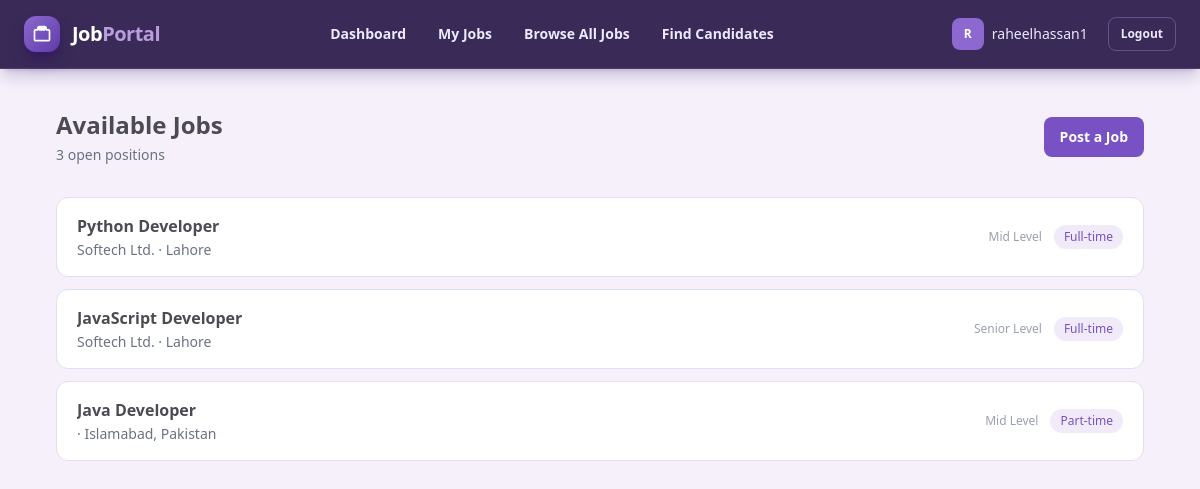
/jobs/ (signed in), run on the app's committed database.
### accounts/models.py (models this page shows)
class User(AbstractUser):
    class Role(models.TextChoices):
        CANDIDATE = "candidate", "Candidate"
        COMPANY = "company", "Company"
    email = models.EmailField(unique=True)
    role = models.CharField(
        max_length=20,
        choices=Role.choices,
        blank = True
    )
    REQUIRED_FIELDS = ["email"]

### jobs/models.py (models this page shows, shortened)
class Job(models.Model):
    class JobType(models.TextChoices):
        FULL_TIME = "full_time", "Full-time"
        PART_TIME = "part_time", "Part-time"
        CONTRACT = "contract", "Contract"
        REMOTE = "remote", "Remote"
    class ExperienceLevel(models.TextChoices):
        ENTRY = "entry", "Entry Level"
        MID = "mid", "Mid Level"
        SENIOR = "senior", "Senior Level"
    company = models.ForeignKey(CompanyProfile, on_delete=models.CASCADE, related_name="jobs")
    title = models.CharField(max_length=200)
    description = models.TextField()
    requirements = models.TextField(blank=True)
    location = models.CharField(max_length=100)
    job_type = models.CharField(max_length=20, choices=JobType.choices)
    experience_level = models.CharField(max_length=20, choices=ExperienceLevel.choices)
    salary_min = models.PositiveIntegerField(blank=True, null=True)
    salary_max = models.PositiveIntegerField(blank=True, null=True)
    is_active = models.BooleanField(default=True)
    posted_at = models.DateTimeField(auto_now_add=True)

### profiles/models.py (models this page shows, shortened)
class CompanyProfile(models.Model):
    COMPANY_SIZE_CHOICES = [
        ("1-10", "1-10 employees"),
        ("11-50", "11-50 employees"),
        ("51-200", "51-200 employees"),
        ("201-500", "201-500 employees"),
        ("500+", "500+ employees"),
    ]
    user = models.OneToOneField(User, on_delete=models.CASCADE, related_name="company_profile")
    company_name = models.CharField(max_length=200, blank=True)
    website = models.URLField(blank=True)
    description = models.TextField(blank=True)
    industry = models.CharField(max_length=100, blank=True)
    company_size = models.CharField(max_length=20, choices=COMPANY_SIZE_CHOICES, blank=True)
    location = models.CharField(max_length=100, blank=True)
    profile_image = models.ImageField(upload_to="company_logos/", blank=True, null=True)

### jobs/views.py (the view)
# urls.py: path("", views.job_list, name="job_list"),
def job_list(request):
    jobs = Job.objects.filter(is_active=True)
    return render(request, "jobs/job_list.html", {"jobs": jobs})

### jobs/templates/jobs/job_list.html (shortened to what this page needs)
{% extends "base.html" %}
{% block content %}
<div class="max-w-6xl mx-auto px-4 py-10 sm:px-8">
  <div class="flex flex-col sm:flex-row justify-between sm:items-center gap-4 mb-8">
    <div>
      <h1 class="text-[#4d4b52] text-2xl font-bold">Available Jobs</h1>
      <p class="text-gray-500 text-sm mt-1">{{ jobs|length }} open position{{ jobs|length|pluralize }}</p>
    </div>
    {% if user.is_authenticated and user.role == "company" %}
      <a href="{% url 'jobs:job_create' %}" class="bg-[#7852c4] text-white px-4 py-2.5 rounded-lg text-sm font-semibold hover:bg-[#6742ad] transition text-center">
        Post a Job
      </a>
    {% endif %}
  </div>
  {% if jobs %}
    <div class="space-y-3">
      {% for job in jobs %}
        <a href="{% url 'jobs:job_detail' job_id=job.pk %}"
           class="flex items-center justify-between gap-4 bg-white border border-[#e3ddef] rounded-xl px-5 py-4 hover:border-[#7852c4] transition">
          <div class="min-w-0">
            <h2 class="text-[#4d4b52] font-semibold truncate">{{ job.title }}</h2>
            <p class="text-gray-500 text-sm mt-0.5">{{ job.company.company_name }} · {{ job.location }}</p>
          </div>
          <div class="flex items-center gap-3 shrink-0">
            <span class="hidden sm:inline text-xs text-gray-400">{{ job.get_experience_level_display }}</span>
            <span class="text-xs font-medium text-[#7852c4] bg-[#f0eaf9] px-2.5 py-1 rounded-full">
              {{ job.get_job_type_display }}
            </span>
          </div>
        </a>
      {% endfor %}
    </div>
  {% else %}
    <div class="text-center py-16 text-gray-400 bg-white rounded-xl border border-[#e3ddef]">No jobs available right now.</div>
  {% endif %}
</div>
{% endblock %}

### theme/templates/base.html (shortened to what this page needs)
{% load tailwind_tags %}
<!DOCTYPE html>
<html lang="en">
<head>
    {% tailwind_css %}
</head>
<body class="min-h-screen overflow-x-hidden bg-[#f5f0fa] text-[#4d4b52]">
    {% block navbar %}
    <nav class="sticky top-0 z-50 border-b border-white/10 bg-[#2f1f4e]/95 px-4 py-3 shadow-lg shadow-violet-950/20 backdrop-blur sm:px-6">
        <div class="mx-auto flex max-w-7xl items-center justify-between gap-3">
            <a href="/" class="flex shrink-0 items-center gap-2 text-lg font-bold tracking-tight text-white sm:gap-3 sm:text-xl">
                <span class="grid h-9 w-9 place-items-center rounded-xl bg-gradient-to-br from-[#8d68d0] to-[#5f3ba9] shadow-lg shadow-violet-950/50">
                </span>
                <span class="hidden sm:inline">
                    Job<span class="text-[#b99ddd]">Portal</span>
                </span>
            </a>
            {% if request.user.is_authenticated %}
                <div class="flex min-w-0 items-center gap-1 overflow-x-auto text-xs sm:gap-2 sm:text-sm">
                    <a href="{% url 'profiles:profile_view' %}"
                    class="whitespace-nowrap rounded-lg px-3 py-2 font-semibold transition {% if request.resolver_match.url_name == 'profile_view' %}bg-[#7852c4] text-white shadow-md shadow-violet-950/30{% else %}text-violet-100 hover:bg-white/10 hover:text-white{% endif %}">
                        Dashboard
                    </a>
                    {% if request.user.role == "company" %}
                        <a href="#" class="whitespace-nowrap rounded-lg px-3 py-2 font-semibold text-violet-100 transition hover:bg-white/10 hover:text-white">
                            My Jobs
                        </a>
                        <a href="{% url 'jobs:job_list' %}" class="whitespace-nowrap rounded-lg px-3 py-2 font-semibold text-violet-100 transition hover:bg-white/10 hover:text-white">
                            Browse All Jobs
                        </a>
                        <a href="#" class="whitespace-nowrap rounded-lg px-3 py-2 font-semibold text-violet-100 transition hover:bg-white/10 hover:text-white">
                            Find Candidates
                        </a>
                    {% endif %}
                </div>
                <div class="flex shrink-0 items-center gap-2 sm:gap-3">
                    <a href="{% url 'profiles:profile_view' %}"
                        class="hidden items-center gap-2 rounded-xl px-2 py-1.5 text-sm text-violet-100 transition hover:bg-white/10 hover:text-white md:flex">
                            {% if request.user.role == "candidate" and request.user.candidate_profile.profile_image %}
                                <img src="{{ request.user.candidate_profile.profile_image.url }}"
                                    alt="{{ request.user.username }}"
                                    class="h-8 w-8 rounded-lg object-cover">
                            {% elif request.user.role == "company" and request.user.company_profile.profile_image %}
                                <img src="{{ request.user.company_profile.profile_image.url }}"
                                    alt="{{ request.user.username }}"
                                    class="h-8 w-8 rounded-lg object-cover">
                            {% else %}
                                <span class="grid h-8 w-8 place-items-center rounded-lg bg-[#8d68d0] text-xs font-bold text-white">
                                    {{ request.user.username|first|upper }}
                                </span>
                            {% endif %}
                            <span class="max-w-24 truncate font-medium">
                                {{ request.user.username }}
                            </span>
                    </a>
                    <form method="post" action="{% url 'accounts:logout' %}">
                        <button type="submit"
                                class="rounded-lg border border-[#a98cdd]/40 px-3 py-2 text-xs font-semibold text-violet-100 transition hover:border-[#cdb9ed] hover:bg-white/10 hover:text-white">
                            Logout
                        </button>
                    </form>
                </div>
            {% endif %}
        </div>
    </nav>
    {% endblock %}
    <main class="{% block main_class %}min-h-[calc(100vh-64px)] w-full{% endblock %}">
        {% block content %}{% endblock %}
    </main>
</body>
</html>

### data on the page
User: user.username|first "R", user.username "raheelhassan1"
Job: title "Python Developer", company.company_name "Softech Ltd.", location "Lahore", experience_level "Mid Level", job_type "Full-time"
Job: title "JavaScript Developer", company.company_name "Softech Ltd.", location "Lahore", experience_level "Senior Level", job_type "Full-time"
Job: title "Java Developer", location "Islamabad, Pakistan", experience_level "Mid Level", job_type "Part-time"

### other printed values
{{ jobs|length }} "3"
